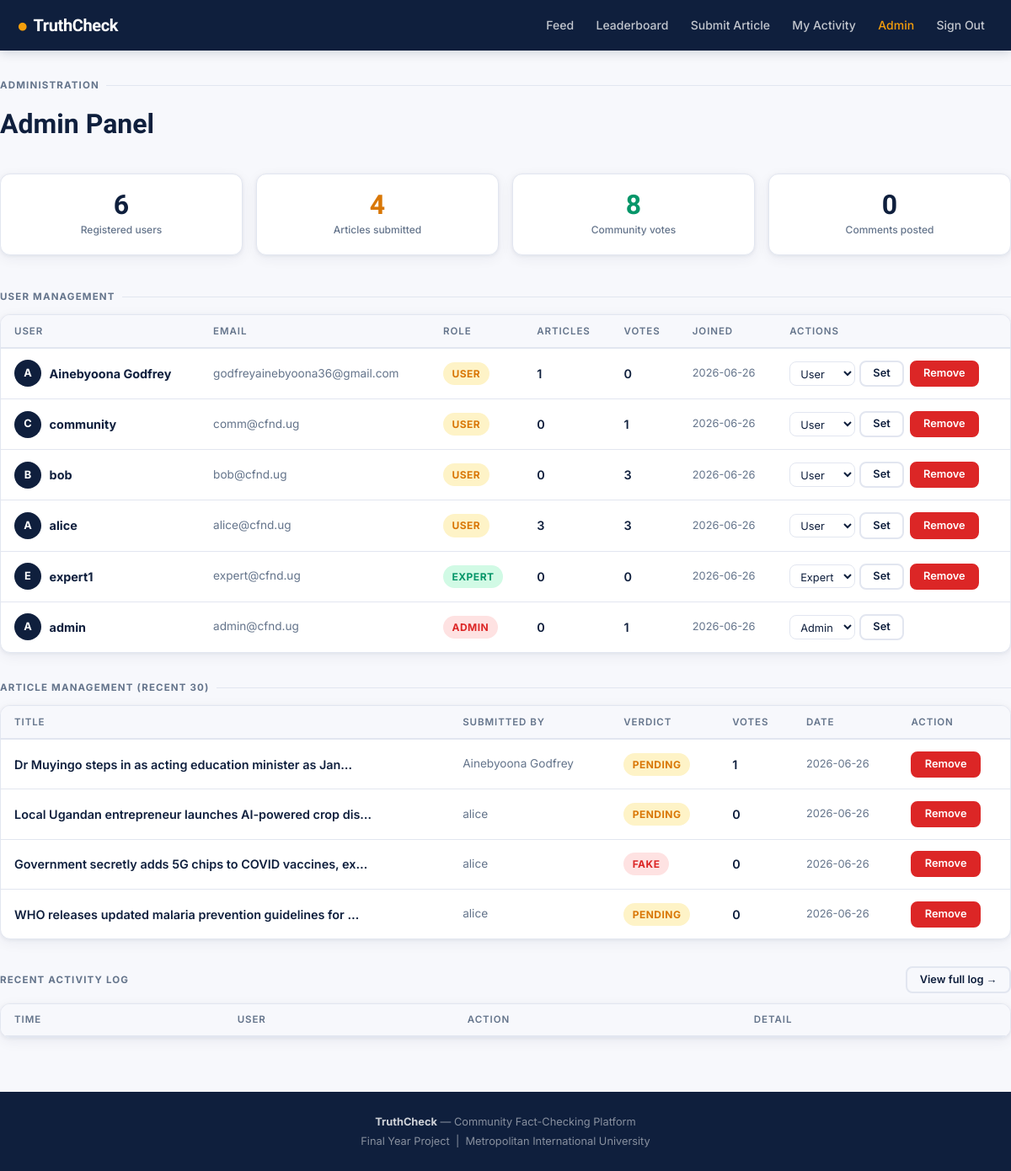
The page /admin (signed in) on the database its author committed.
### tables this page shows
CREATE TABLE users (
    id INTEGER PRIMARY KEY AUTOINCREMENT,
    username TEXT UNIQUE NOT NULL,
    email TEXT UNIQUE NOT NULL,
    password_hash TEXT NOT NULL,
    role TEXT DEFAULT 'user',
    reputation INTEGER DEFAULT 0,
    created_at TIMESTAMP DEFAULT CURRENT_TIMESTAMP
);

CREATE TABLE articles (
    id INTEGER PRIMARY KEY AUTOINCREMENT,
    title TEXT NOT NULL,
    content TEXT NOT NULL,
    url TEXT,
    source TEXT,
    submitted_by INTEGER REFERENCES users(id),
    nlp_score REAL DEFAULT 0.0,
    nlp_label TEXT DEFAULT 'unverified',
    community_score REAL DEFAULT 0.0,
    final_verdict TEXT DEFAULT 'pending',
    vote_count INTEGER DEFAULT 0,
    flag_count INTEGER DEFAULT 0,
    created_at TIMESTAMP DEFAULT CURRENT_TIMESTAMP
);

### app/routes.py (the view)
@main.route('/admin')
@login_required
@admin_required
def admin_panel():
    db = get_db()
    users = db.execute('''
        SELECT u.*,
            (SELECT COUNT(*) FROM votes WHERE user_id=u.id) as vote_count,
            (SELECT COUNT(*) FROM articles WHERE submitted_by=u.id) as article_count
        FROM users u ORDER BY u.created_at DESC
    ''').fetchall()
    articles = db.execute('''
        SELECT a.*, u.username as submitter
        FROM articles a LEFT JOIN users u ON a.submitted_by=u.id
        ORDER BY a.created_at DESC LIMIT 30
    ''').fetchall()
    audit = db.execute('''
        SELECT al.*, u.username FROM audit_log al
        LEFT JOIN users u ON al.user_id=u.id
        ORDER BY al.created_at DESC LIMIT 50
    ''').fetchall()
    stats = db.execute('''
        SELECT
            (SELECT COUNT(*) FROM users) as total_users,
            (SELECT COUNT(*) FROM articles) as total_articles,
            (SELECT COUNT(*) FROM votes) as total_votes,
            (SELECT COUNT(*) FROM comments) as total_comments
    ''').fetchone()
    return render_template('admin.html', users=users, articles=articles,
                           audit=audit, stats=stats)

### app/database.py (called while the page is built)
def get_db(app=None):
    from flask import current_app
    _app = app or current_app
    if 'db' not in g:
        g.db = sqlite3.connect(_app.config['DATABASE'])
        g.db.row_factory = sqlite3.Row
    return g.db

### app/routes.py (called while the page is built)
def login_required(f):
    @wraps(f)
    def decorated(*args, **kwargs):
        if 'user_id' not in session:
            flash('Please log in first.', 'error')
            return redirect(url_for('auth.login'))
        return f(*args, **kwargs)
    return decorated

def admin_required(f):
    @wraps(f)
    def decorated(*args, **kwargs):
        if session.get('role') != 'admin':
            flash('Admin access required.', 'error')
            return redirect(url_for('main.index'))
        return f(*args, **kwargs)
    return decorated

### app/templates/admin.html (shortened to what this page needs)
{% extends 'base.html' %}
{% block content %}
<div class="container page">
  <div style="margin-bottom:2rem">
    <div class="section-label">Administration</div>
    <h1 style="font-family:var(--display);font-size:clamp(1.4rem,4vw,2rem);font-weight:800;color:var(--navy)">
      Admin Panel
    </h1>
  </div>
  <div class="stat-grid" style="margin-bottom:2.5rem">
    <div class="stat-card">
      <div class="stat-num">{{ stats.total_users }}</div>
      <div class="stat-lbl">Registered users</div>
    </div>
    <div class="stat-card">
      <div class="stat-num c-warn">{{ stats.total_articles }}</div>
      <div class="stat-lbl">Articles submitted</div>
    </div>
    <div class="stat-card">
      <div class="stat-num c-safe">{{ stats.total_votes }}</div>
      <div class="stat-lbl">Community votes</div>
    </div>
    <div class="stat-card">
      <div class="stat-num">{{ stats.total_comments }}</div>
      <div class="stat-lbl">Comments posted</div>
    </div>
  </div>
  <div class="section-label">User Management</div>
  <div class="card" style="padding:0;overflow:hidden;margin-bottom:2rem">
    <div style="overflow-x:auto">
      <table class="lb-table" style="min-width:600px">
        <thead>
          <tr>
            <th>User</th>
            <th>Email</th>
            <th>Role</th>
            <th>Articles</th>
            <th>Votes</th>
            <th>Joined</th>
            <th>Actions</th>
          </tr>
        </thead>
        <tbody>
          {% for u in users %}
          <tr>
            <td>
              <div style="display:flex;align-items:center;gap:.6rem">
                <div style="width:32px;height:32px;border-radius:50%;background:var(--navy);
                            color:#fff;display:flex;align-items:center;justify-content:center;
                            font-size:.8rem;font-weight:700;flex-shrink:0">
                  {{ u.username[0].upper() }}
                </div>
                <strong>{{ u.username }}</strong>
              </div>
            </td>
            <td style="color:var(--muted);font-size:.85rem">{{ u.email }}</td>
            <td>
              <span class="badge {% if u.role=='admin' %}badge-fake{% elif u.role=='expert' %}badge-real{% else %}badge-pending{% endif %}">
                {{ u.role }}
              </span>
            </td>
            <td style="font-weight:600">{{ u.article_count }}</td>
            <td style="font-weight:600">{{ u.vote_count }}</td>
            <td style="color:var(--muted);font-size:.8rem">{{ u.created_at[:10] if u.created_at else '' }}</td>
            <td>
              <div style="display:flex;gap:.4rem;flex-wrap:wrap">
                <form method="POST" action="{{ url_for('main.admin_set_role') }}" style="display:flex;gap:.3rem;align-items:center">
                  <select name="role" class="form-control" style="padding:.3rem .5rem;font-size:.8rem;height:auto">
                    <option value="user" {% if u.role=='user' %}selected{% endif %}>User</option>
                    <option value="expert" {% if u.role=='expert' %}selected{% endif %}>Expert</option>
                    <option value="admin" {% if u.role=='admin' %}selected{% endif %}>Admin</option>
                  </select>
                  <button type="submit" class="btn btn-outline btn-sm">Set</button>
                </form>
                {% if u.id != session.user_id %}
                <form method="POST" action="{{ url_for('main.admin_delete_user') }}"
                      onsubmit="return confirm('Delete user {{ u.username }}? This removes all their data.')">
                  <button type="submit" class="btn btn-danger btn-sm">Remove</button>
                </form>
                {% endif %}
              </div>
            </td>
          </tr>
          {% endfor %}
        </tbody>
      </table>
    </div>
  </div>
  <div class="section-label">Article Management (recent 30)</div>
  <div class="card" style="padding:0;overflow:hidden;margin-bottom:2rem">
    <div style="overflow-x:auto">
      <table class="lb-table" style="min-width:560px">
        <thead>
          <tr>
            <th>Title</th>
            <th>Submitted by</th>
            <th>Verdict</th>
            <th>Votes</th>
            <th>Date</th>
            <th>Action</th>
          </tr>
        </thead>
        <tbody>
          {% for art in articles %}
          <tr>
            <td>
              <a href="{{ url_for('main.article', article_id=art.id) }}"
                 style="font-weight:600;color:var(--navy);font-size:.9rem">
                {{ art.title[:55] }}{% if art.title|length > 55 %}…{% endif %}
              </a>
            </td>
            <td style="color:var(--muted);font-size:.85rem">{{ art.submitter or '—' }}</td>
            <td><span class="badge badge-{{ art.final_verdict }}">{{ art.final_verdict }}</span></td>
            <td style="font-weight:600">{{ art.vote_count }}</td>
            <td style="color:var(--muted);font-size:.8rem">{{ art.created_at[:10] if art.created_at else '' }}</td>
            <td>
              <form method="POST" action="{{ url_for('main.admin_delete_article') }}"
                    onsubmit="return confirm('Remove this article and all its votes and comments?')">
                <button type="submit" class="btn btn-danger btn-sm">Remove</button>
              </form>
            </td>
          </tr>
          {% endfor %}
        </tbody>
      </table>
    </div>
  </div>
  <div style="display:flex;justify-content:space-between;align-items:center;margin-bottom:.75rem">
    <div class="section-label" style="margin-bottom:0">Recent Activity Log</div>
    <a href="{{ url_for('main.audit_log') }}" class="btn btn-outline btn-sm">View full log →</a>
  </div>
  <div class="card" style="padding:0;overflow:hidden">
    <div style="overflow-x:auto">
      <table class="lb-table" style="min-width:480px">
        <thead>
          <tr><th>Time</th><th>User</th><th>Action</th><th>Detail</th></tr>
        </thead>
      </table>
    </div>
  </div>
</div>
{% endblock %}

### app/templates/base.html (style rules this page uses)
:root { --navy: #0F1F3D; --navy2: #1A3260; --amber: #F59E0B; --amber2: #D97706; --danger: #DC2626; --safe: #059669; --warn: #D97706; --surface: #FFFFFF; --bg: #F7F8FC; --border: #E2E6F0; --muted: #64748B; --text: #0F1F3D; --card-sh: 0 1px 4px rgba(15,31,61,.06), 0 4px 16px rgba(15,31,61,.06); --radius: 12px; --r-sm: 8px; --font: 'Inter', system-ui, sans-serif; --display: 'Sora', 'Inter', sans-serif; }
*,*::before,*::after { box-sizing:border-box;margin:0;padding:0 }
html { font-size:16px;-webkit-text-size-adjust:100% }
body { font-family:var(--font);background:var(--bg);color:var(--text);line-height:1.6;min-height:100vh;display:flex;flex-direction:column }
a { color:inherit;text-decoration:none }
button,input,textarea,select { font-family:inherit }
.container { max-width:1200px;margin:0 auto;padding:0 1.25rem;width:100% }
.page { padding:2rem 0 4rem }
.card { background:var(--surface);border:1px solid var(--border); border-radius:var(--radius);box-shadow:var(--card-sh); padding:1.5rem; }
.badge { display:inline-flex;align-items:center;gap:.35rem; font-size:.75rem;font-weight:700;letter-spacing:.04em;text-transform:uppercase; padding:.25rem .65rem;border-radius:50px;white-space:nowrap; }
.badge-fake { background:#FEE2E2;color:var(--danger) }
.badge-real { background:#D1FAE5;color:var(--safe) }
.badge-pending { background:#FEF3C7;color:var(--warn) }
.btn { display:inline-flex;align-items:center;justify-content:center;gap:.4rem; font-size:.9rem;font-weight:600;padding:.65rem 1.4rem; border-radius:var(--r-sm);border:2px solid transparent; cursor:pointer;transition:all .15s;white-space:nowrap;line-height:1; }
.btn-outline { background:transparent;color:var(--navy);border-color:var(--border) }
.btn-danger { background:var(--danger);color:#fff;border-color:var(--danger) }
.btn-sm { font-size:.8rem;padding:.45rem .9rem }
.form-control { width:100%;padding:.7rem .9rem; border:1.5px solid var(--border);border-radius:var(--r-sm); font-size:.95rem;color:var(--text);background:var(--surface); transition:border-color .15s,box-shadow .15s;outline:none; }
.section-label { font-size:.72rem;font-weight:700;text-transform:uppercase;letter-spacing:.1em; color:var(--muted);margin-bottom:.75rem;display:flex;align-items:center;gap:.5rem; }
.section-label::after { content:'';flex:1;height:1px;background:var(--border) }
.stat-grid { display:grid;grid-template-columns:repeat(4,1fr);gap:1rem;margin:1.5rem 0 }
.stat-card { background:var(--surface);border:1px solid var(--border); border-radius:var(--radius);padding:1.25rem 1rem;text-align:center; box-shadow:var(--card-sh); }
.stat-num { font-family:var(--display);font-size:2rem;font-weight:800;line-height:1;color:var(--navy) }
.stat-num.c-safe { color:var(--safe) }
.stat-num.c-warn { color:var(--warn) }
.stat-lbl { font-size:.75rem;color:var(--muted);font-weight:500;margin-top:.25rem }
.lb-table { width:100%;border-collapse:collapse }
.lb-table th { font-size:.72rem;text-transform:uppercase;letter-spacing:.08em;color:var(--muted);font-weight:600;padding:.6rem 1rem;border-bottom:2px solid var(--border);text-align:left;background:var(--bg) }
.lb-table td { padding:.85rem 1rem;border-bottom:1px solid var(--border);font-size:.9rem;vertical-align:middle }
.lb-table tr:last-child td { border-bottom:none }

### rows shown on the page
users: username "A", username "Ainebyoona Godfrey", email "godfreyainebyoona36@gmail.com", role "USER", article_count "1", vote_count "0", created_at "2026-06-26", role "User"
users: username "C", username "community", email "comm@cfnd.ug", role "USER", article_count "0", vote_count "1", created_at "2026-06-26", role "User"
users: username "B", username "bob", email "bob@cfnd.ug", role "USER", article_count "0", vote_count "3", created_at "2026-06-26", role "User"
users: username "A", username "alice", email "alice@cfnd.ug", role "USER", article_count "3", vote_count "3", created_at "2026-06-26", role "User"
users: username "E", username "expert1", email "expert@cfnd.ug", role "EXPERT", article_count "0", vote_count "0", created_at "2026-06-26", role "Expert"
users: username "A", username "admin", email "admin@cfnd.ug", role "ADMIN", article_count "0", vote_count "1", created_at "2026-06-26", role "Admin"
articles: title "Dr Muyingo steps in as acting education minister as Jan", username "Ainebyoona Godfrey", final_verdict "PENDING", vote_count "1", created_at "2026-06-26"
articles: title "Local Ugandan entrepreneur launches AI-powered crop dis", username "alice", final_verdict "PENDING", vote_count "0", created_at "2026-06-26"
articles: title "Government secretly adds 5G chips to COVID vaccines, ex", username "alice", final_verdict "FAKE", vote_count "0", created_at "2026-06-26"
articles: title "WHO releases updated malaria prevention guidelines for", username "alice", final_verdict "PENDING", vote_count "0", created_at "2026-06-26"

### other values the page prints
{{ stats.total_users }} "6"
{{ stats.total_articles }} "4"
{{ stats.total_votes }} "8"
{{ stats.total_comments }} "0"
